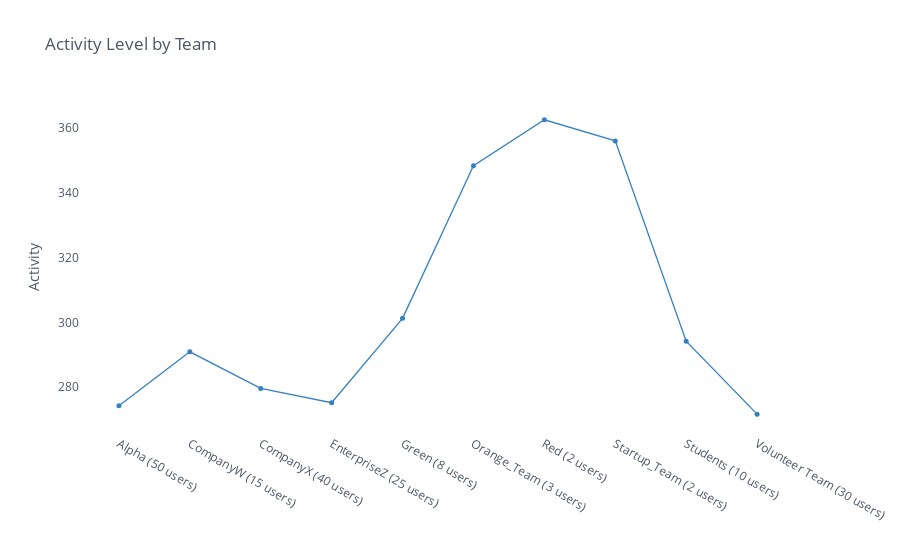

The cell this chart's notebook holds for it:
### Code cell
df_ = df4
df_.iplot(y='activity_level', theme='white', mode='lines+markers', color='blue', 
          title='Activity Level by Team', size=5, showgrid=False, yTitle='Activity')

### Figure 1 — Plotly figure (JSON) as saved in the notebook; plotly's stock layout.template omitted (floating-point values rounded to 4 significant figures)
{"data": [{"line": {"color": "rgba(55, 128, 191, 1.0)", "dash": "solid", "shape": "linear", "width": 1.3}, "marker": {"size": 5, "symbol": "circle"}, "mode": "lines+markers", "name": "activity_level", "text": "", "type": "scatter", "x": ["Alpha (50 users)", "CompanyW (15 users)", "CompanyX (40 users)", "EnterpriseZ (25 users)", "Green (8 users)", "Orange_Team (3 users)", "Red (2 users)", "Startup_Team (2 users)", "Students (10 users)", "Volunteer Team (30 users)"], "y": [274.3, 290.9, 279.6, 275.2, 301.2, 348.3, 362.5, 356, 294.2, 271.7]}], "layout": {"autosize": true, "legend": {"bgcolor": "#FFFFFF", "font": {"color": "#4D5663"}}, "paper_bgcolor": "#FFFFFF", "plot_bgcolor": "#FFFFFF", "title": {"font": {"color": "#4D5663"}, "text": "Activity Level by Team"}, "xaxis": {"autorange": true, "gridcolor": "#E1E5ED", "range": [-0.5624, 9.562], "showgrid": false, "tickfont": {"color": "#4D5663"}, "title": {"font": {"color": "#4D5663"}, "text": ""}, "type": "category", "zerolinecolor": "#E1E5ED"}, "yaxis": {"autorange": true, "gridcolor": "#E1E5ED", "range": [265.0, 369.2], "showgrid": false, "tickfont": {"color": "#4D5663"}, "title": {"font": {"color": "#4D5663"}, "text": "Activity"}, "type": "linear", "zerolinecolor": "#E1E5ED"}}}
